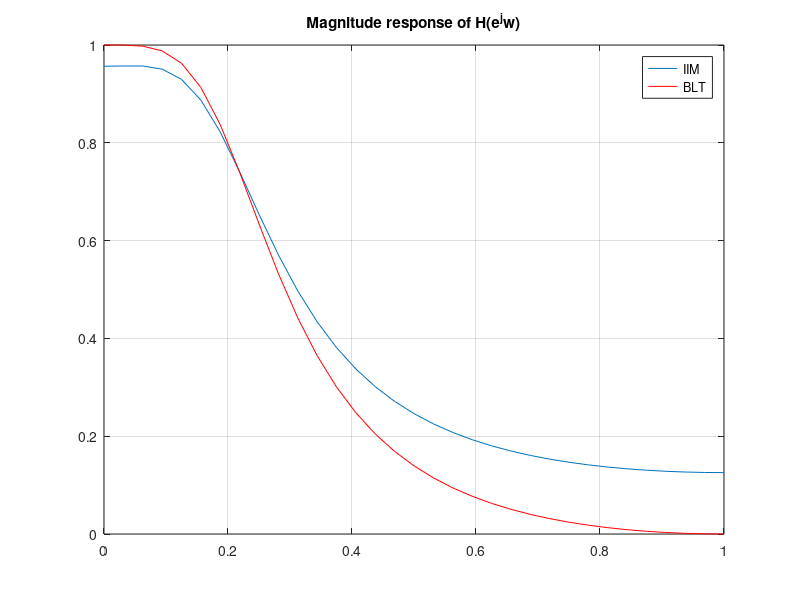

MATLAB code to generate this figure:
%% Title: Design of Low pass IIR Butterworth filter
% Aim: To design a low pass Butterworth filter using Impulse Invariance
% method and bilinear transformation method for the given specifications:
%           0.8 <= |H(e^jw)| <= 1   for ... 0 <= w <= 0.2*pi
%                  |H(e^jw)| <= 0.2 for ... 0.6*pi <= w <= pi

close, clear, clc;
% <------ Part A: Using IIM Method ------>
delta_p = 0.8;              % Linear value
Ap = -20*log10(delta_p);    % dB value

delta_s = 0.2;              % Linear value
As = -20*log10(delta_s);    % dB value

wp = 0.2*pi;    % Passband frequency
ws = 0.6*pi;    % Stopband frequency

Ts = 1;         % Sampling period
Fs = 1/Ts;

% Analog frequencies
ohm_p = wp/Ts;  % Relation between analog and digital frequencies for IIM method
ohm_s = ws/Ts;  % Relation between analog and digital frequencies for IIM method

% Order of filter
%[N, ohm_c] = buttord(ohm_p,ohm_s,Ap,As,'s');
%N = ceil(0.5*((log10((10^(0.1*As)-1)/(10^(0.1*Ap)-1)))/(log10((ohm_s)/(ohm_p)))));
N = ceil(0.5 * (log10((10^(0.1*As)-1)/(10^(0.1*Ap)-1)))/(log10((ohm_s)/(ohm_p))));

ohm_c = ohm_p/((10^(0.1*Ap) - 1)^(1/(2*N)));

% Filter coefficients
[B, A] = butter(N,ohm_c,'s');

% Analog filter transfer function H(s)
Hs = tf(B,A)

[num, den] = impinvar(B,A,Fs); % Impulse invariance method

% Digital filter transfer function H(z)
Hz = tf(num,den,Ts)

% Magnitude response of H(e^jw)
w = 0:pi/32:pi;
Hw = freqz(num,den,w);
Hw_mag = abs(Hw);

plot(w/pi,Hw_mag);
title('Magnitude response of H(e^jw)')
grid on;
hold on;

%<------ Part B: Using BLT method ------>
BLT_ohm_p = (2/Ts)*tan(wp/2); % Relation between analog and digital frequencies for BLT method
BLT_ohm_s = (2/Ts)*tan(ws/2); % Relation between analog and digital frequencies for BLT method

% Order of filter
%[N2,BLT_ohm_c] = buttord(BLT_ohm_p,BLT_ohm_s,Ap,As,'s');
N2 = ceil(0.5*((log10((10^(0.1*As)-1)/(10^(0.1*Ap)-1)))/(log10((BLT_ohm_s)/(BLT_ohm_p)))));
BLT_ohm_c = BLT_ohm_p/((10^(0.1*Ap)-1)^(1/(2*N2)));

[B2, A2] = butter(N2,BLT_ohm_c,'s');

% Analog filter transfer function H(s)
Hs2 = tf(B2,A2)

[num2, den2] = bilinear(B2,A2,Fs); % BLT method

% Digital filter transfer function H(z)
Hz2 = tf(num2,den2,Ts)

% Magnitude response of H(e^jw)
w = 0:pi/32:pi;
Hw2 = freqz(num2,den2,w);
Hw_mag2 = abs(Hw2);

plot(w/pi,Hw_mag2,'r');
legend('IIM','BLT');
grid on;
hold off;